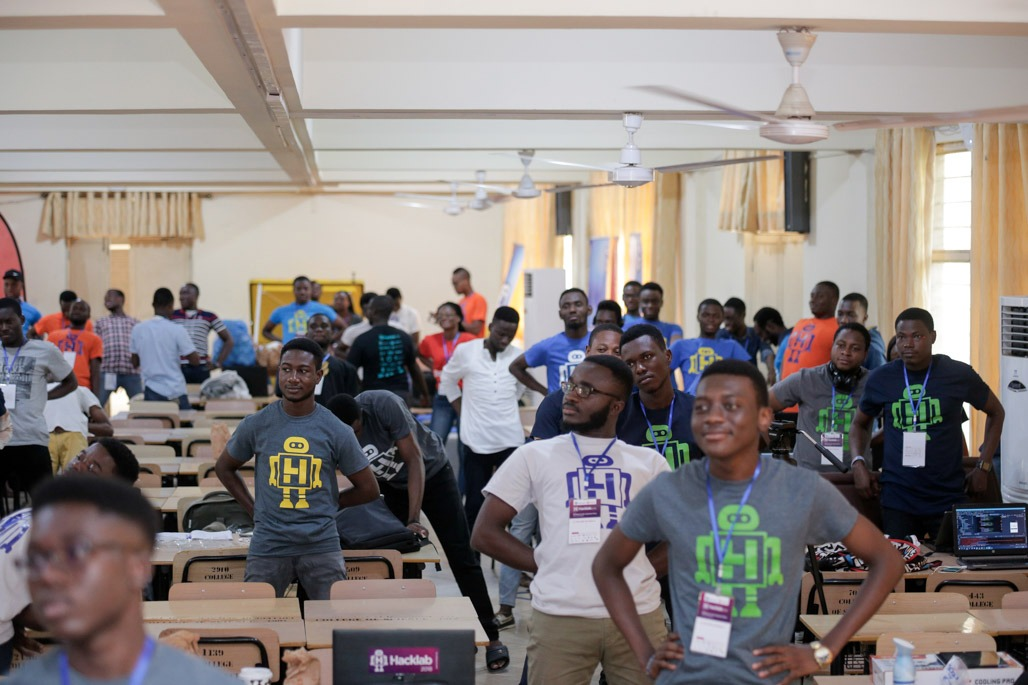
#> input picture IMG-20180408-WA0036.jpg, 1028 x 685 px
$ python meme.py
#> lines starting #> are read from the running program, lines starting #| are printed output that depends on the picture
import cv2

img = cv2.imread('IMG-20180408-WA0036.jpg')
#> img is the input picture: shape (685, 1028, 3); mean B, G, R 128.6, 131.2, 139.1

font = cv2.FONT_HERSHEY_SIMPLEX

cv2.putText(img, 'Hacklab Ghana 2018', (10, 200), font, 4, (255, 0, 0), 2, cv2.LINE_AA)

cv2.putText(img, '2018', (10,500), font, 4, (255, 0, 0), 2, cv2.LINE_AA)
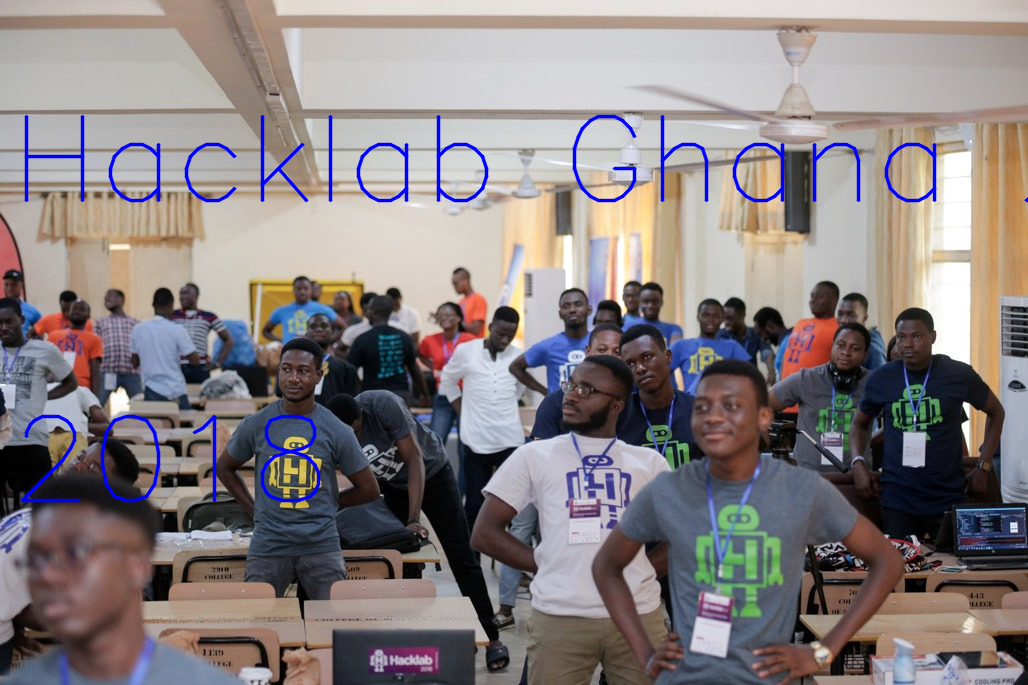
#> img: shape (685, 1028, 3); mean B, G, R 130.2, 128.9, 136.7

cv2.imshow('Meme', img)

cv2.waitKey(0)

cv2.destroyAllWindows()
